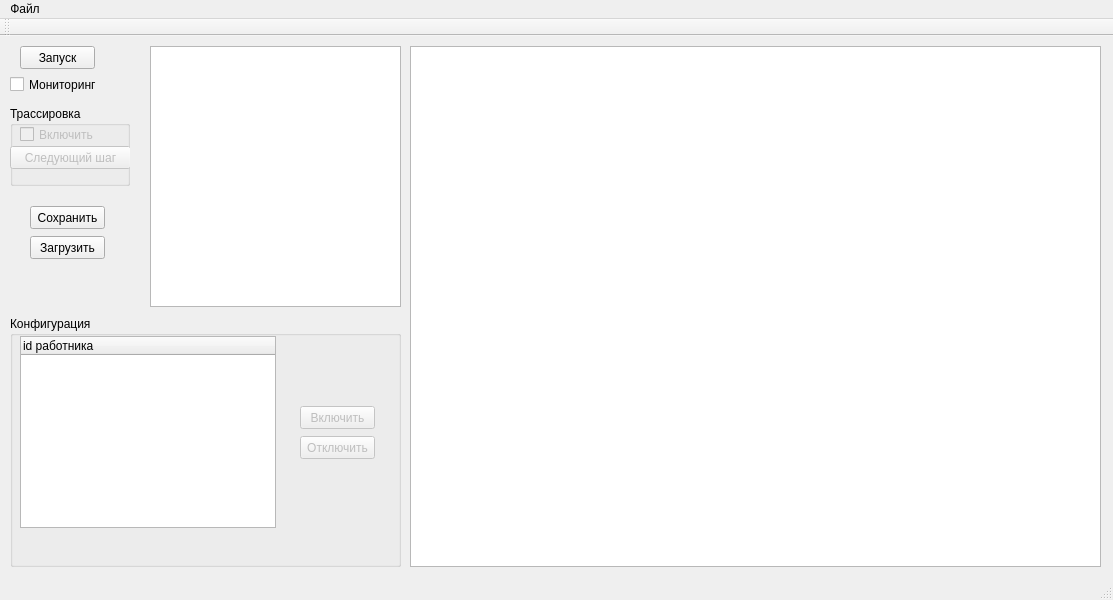
<?xml version="1.0" encoding="UTF-8"?>
<ui version="4.0">
 <class>MainWindow</class>
 <widget class="QMainWindow" name="MainWindow">
  <property name="geometry">
   <rect>
    <x>0</x>
    <y>0</y>
    <width>1113</width>
    <height>600</height>
   </rect>
  </property>
  <property name="windowTitle">
   <string>MainWindow</string>
  </property>
  <widget class="QWidget" name="centralWidget">
   <widget class="QPushButton" name="pushButton_4">
    <property name="geometry">
     <rect>
      <x>30</x>
      <y>200</y>
      <width>75</width>
      <height>23</height>
     </rect>
    </property>
    <property name="text">
     <string>Загрузить</string>
    </property>
   </widget>
   <widget class="QGraphicsView" name="graphicsView">
    <property name="geometry">
     <rect>
      <x>410</x>
      <y>10</y>
      <width>691</width>
      <height>521</height>
     </rect>
    </property>
   </widget>
   <widget class="QPushButton" name="SendButton">
    <property name="geometry">
     <rect>
      <x>20</x>
      <y>10</y>
      <width>75</width>
      <height>23</height>
     </rect>
    </property>
    <property name="text">
     <string>Запуск</string>
    </property>
   </widget>
   <widget class="QCheckBox" name="checkBox">
    <property name="geometry">
     <rect>
      <x>10</x>
      <y>40</y>
      <width>111</width>
      <height>17</height>
     </rect>
    </property>
    <property name="text">
     <string>Мониторинг</string>
    </property>
   </widget>
   <widget class="QGroupBox" name="groupBox">
    <property name="geometry">
     <rect>
      <x>10</x>
      <y>70</y>
      <width>120</width>
      <height>80</height>
     </rect>
    </property>
    <property name="title">
     <string>Трассировка</string>
    </property>
    <widget class="QCheckBox" name="checkBox_2">
     <property name="enabled">
      <bool>false</bool>
     </property>
     <property name="geometry">
      <rect>
       <x>10</x>
       <y>20</y>
       <width>91</width>
       <height>17</height>
      </rect>
     </property>
     <property name="text">
      <string>Включить</string>
     </property>
    </widget>
    <widget class="QPushButton" name="pushButton">
     <property name="enabled">
      <bool>false</bool>
     </property>
     <property name="geometry">
      <rect>
       <x>0</x>
       <y>40</y>
       <width>121</width>
       <height>23</height>
      </rect>
     </property>
     <property name="text">
      <string>Следующий шаг</string>
     </property>
    </widget>
   </widget>
   <widget class="QPushButton" name="pushButton_3">
    <property name="geometry">
     <rect>
      <x>30</x>
      <y>170</y>
      <width>75</width>
      <height>23</height>
     </rect>
    </property>
    <property name="text">
     <string>Сохранить</string>
    </property>
   </widget>
   <widget class="QTextEdit" name="textEdit">
    <property name="geometry">
     <rect>
      <x>150</x>
      <y>10</y>
      <width>251</width>
      <height>261</height>
     </rect>
    </property>
    <property name="readOnly">
     <bool>true</bool>
    </property>
   </widget>
   <widget class="QGroupBox" name="groupBox_2">
    <property name="geometry">
     <rect>
      <x>10</x>
      <y>280</y>
      <width>391</width>
      <height>251</height>
     </rect>
    </property>
    <property name="title">
     <string>Конфигурация</string>
    </property>
    <widget class="QPushButton" name="pushButton_5">
     <property name="enabled">
      <bool>false</bool>
     </property>
     <property name="geometry">
      <rect>
       <x>290</x>
       <y>90</y>
       <width>75</width>
       <height>23</height>
      </rect>
     </property>
     <property name="text">
      <string>Включить</string>
     </property>
    </widget>
    <widget class="QPushButton" name="pushButton_6">
     <property name="enabled">
      <bool>false</bool>
     </property>
     <property name="geometry">
      <rect>
       <x>290</x>
       <y>120</y>
       <width>75</width>
       <height>23</height>
      </rect>
     </property>
     <property name="text">
      <string>Отключить</string>
     </property>
    </widget>
    <widget class="QTreeWidget" name="treeWidget">
     <property name="geometry">
      <rect>
       <x>10</x>
       <y>20</y>
       <width>256</width>
       <height>192</height>
      </rect>
     </property>
     <property name="columnCount">
      <number>1</number>
     </property>
     <column>
      <property name="text">
       <string>id работника</string>
      </property>
     </column>
    </widget>
   </widget>
  </widget>
  <widget class="QMenuBar" name="menuBar">
   <property name="geometry">
    <rect>
     <x>0</x>
     <y>0</y>
     <width>1113</width>
     <height>24</height>
    </rect>
   </property>
   <widget class="QMenu" name="menu">
    <property name="title">
     <string>Файл</string>
    </property>
    <addaction name="action_3"/>
   </widget>
   <addaction name="menu"/>
  </widget>
  <widget class="QToolBar" name="mainToolBar">
   <attribute name="toolBarArea">
    <enum>TopToolBarArea</enum>
   </attribute>
   <attribute name="toolBarBreak">
    <bool>false</bool>
   </attribute>
  </widget>
  <widget class="QStatusBar" name="statusBar"/>
  <action name="action_3">
   <property name="text">
    <string>Выход</string>
   </property>
  </action>
 </widget>
 <layoutdefault spacing="6" margin="11"/>
 <resources/>
 <connections/>
</ui>
